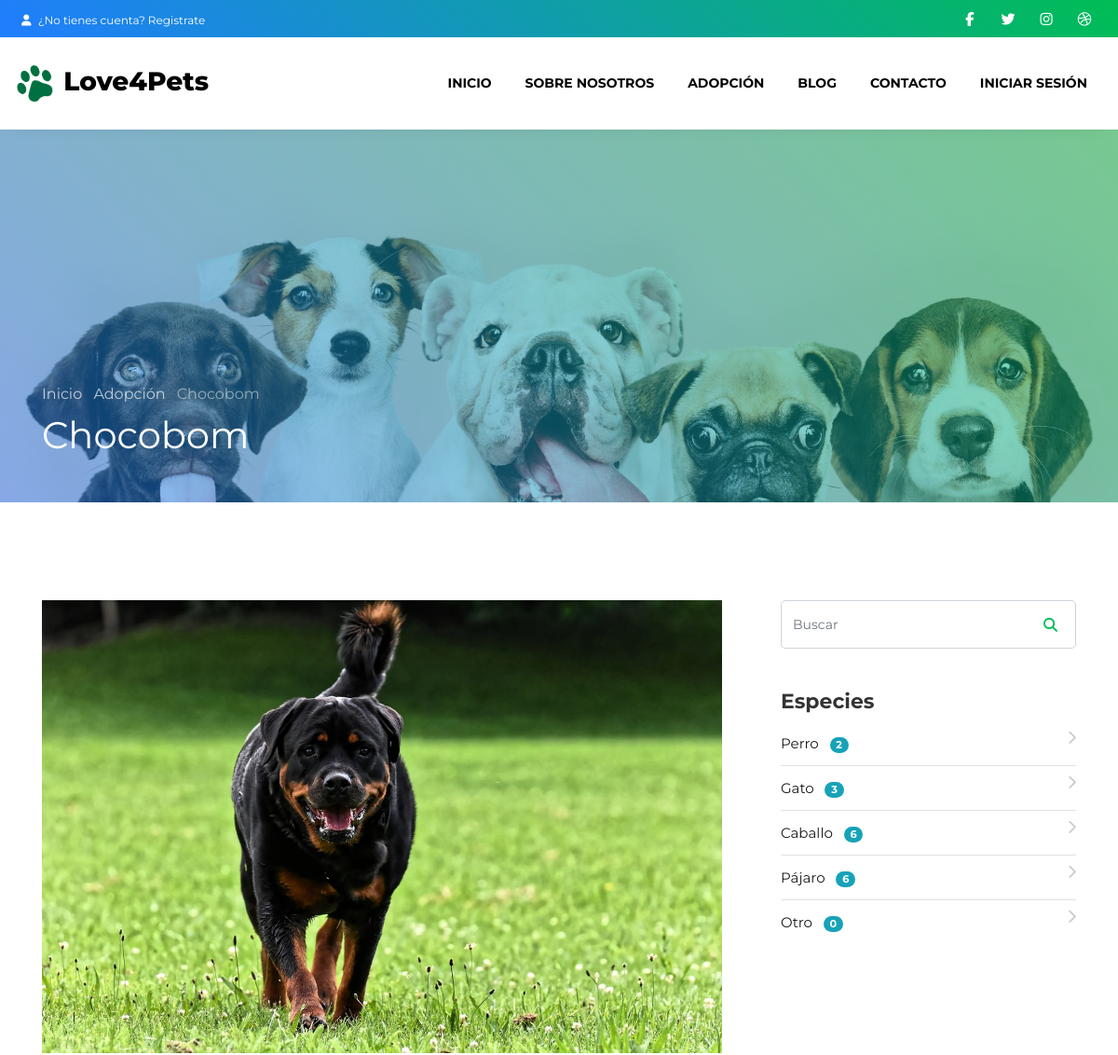
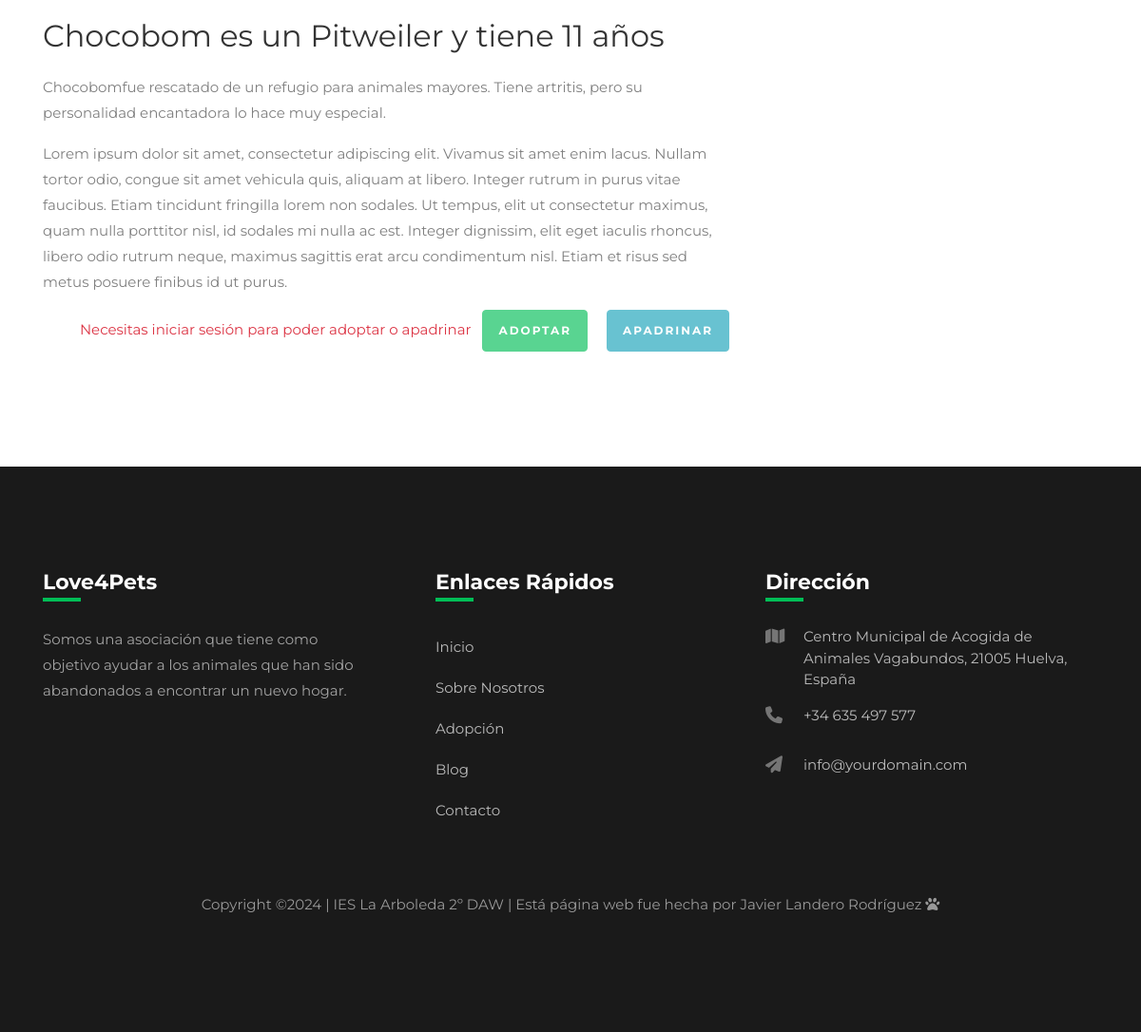
Screenshot of /index.php?route=adopted-single&animal_id=5 with the database file from the repository (2 pictures, top to bottom).
### tables this page shows
CREATE TABLE `animals` (
  `id` int(11) NOT NULL,
  `chip` varchar(15) NOT NULL,
  `name` varchar(100) NOT NULL,
  `race` varchar(20) NOT NULL,
  `description` text NOT NULL,
  `sex` varchar(10) NOT NULL,
  `age` int(3) NOT NULL,
  `image` varchar(200) NOT NULL,
  `specie_id` int(11) NOT NULL,
  `creation_date` datetime NOT NULL DEFAULT current_timestamp()
);

CREATE TABLE `species` (
  `id` int(11) NOT NULL,
  `name` varchar(100) NOT NULL,
  `image` varchar(200) DEFAULT NULL
);

### views/modulos/adopted-single.php (called while the page is built, shortened)
<?php
$route = "adopted-single";
$animal = new AnimalController();
$data = $animal->ctrOneWhere('animals', 'id', $_GET['animal_id']);
$adopted = $animal->ctrOneWhere('adopted', 'animal_id', $_GET['animal_id']);
$sponsored = $animal->ctrWhereSponsored('sponsored', 'animal_id', $_GET['animal_id']);
include("views/partials/adopted-single.view.php");
?>

### views/template.php (called while the page is built, shortened)
<?php
$modulo = '404';
if (isset($_GET['route'])){
    if ($_GET['route'] == 'inicio' ||
        $_GET['route'] == 'adopted' ||
        $_GET['route'] == 'adopted-single' ||
        $_GET['route'] == 'blog' ||
        $_GET['route'] == 'publication-single' ||
        $_GET['route'] == 'about-us' ||
        $_GET['route'] == 'contact' ||
        $_GET['route'] == 'login' ||
        $_GET['route'] == 'register' ||
        $_GET['route'] == 'remember-me' ||
        $_GET['route'] == 'remember-me-response' ||
        $_GET['route'] == 'gallery' ||
        $_GET['route'] == 'donation' ||
        $_GET['route'] == 'accepted' ||
        $_GET['route'] == '404' ){
        if (!isset($_SESSION['email']) && (!isset($_GET['email']) && $_GET['route'] == 'remember-me-response')) {
            if ($_GET['route'] == 'remember-me-response' && $_SERVER['REQUEST_METHOD'] == 'POST') {
                $modulo = $_GET['route'];
            } else {
                $modulo = 404;
            }
        } else {
            $modulo = $_GET['route'];
        }
    }
} else {
	$modulo = 'inicio';
}
include("views/modulos/".$modulo.".php");
?>

### controllers/template-controller.php (called while the page is built)
<?php
class TemplateController {
    public static function ctrlTemplate() {
        return include("views/template.php");
    }
}
?>

### index.php (called while the page is built, shortened)
<?php
include_once("models/connect-model.php");
include_once("controllers/route-controller.php");
include_once("controllers/template-controller.php");
include_once("models/animal-model.php");
include_once("controllers/animal-controller.php");
include_once("models/specie-model.php");
include_once("controllers/specie-controller.php");
include_once("models/publication-model.php");
include_once("controllers/publication-controller.php");
TemplateController::ctrlTemplate();
?>

### controllers/route-controller.php (called while the page is built)
<?php
class RouteController {
    public static function ctrlRoute() {
        return "http://localhost/2DAW/Protectora_de_animales/";
    }
}
?>

### models/connect-model.php (called while the page is built)
<?php
class Connect {
    public static function connected() {
        $server = "localhost";
        $bd = "bd_protectora_animales";
        $user = "root";
        $password = "";
        try{
            $connect = new PDO('mysql:host='.$server.';dbname='.$bd.';charset=utf8', $user, $password);
            return $connect;
        } catch (PDOException $e) {
            $e -> getMessage();
        }
    }
}
?>

### models/animal-model.php (called while the page is built, shortened)
<?php
class AnimalModel {
    public static function mdlOneWhere($table, $field, $value) {
        $sql = Connect::connected()->prepare("SELECT * FROM $table WHERE $field LIKE :condition ");
        $sql->execute(array(':condition'=> $value));
        $query = $sql->fetch();
        return $query;
    }
    public static function mdlWhereSponsored($table, $field, $value) {
        $query = " SELECT * FROM $table ";
        $query .= " WHERE status LIKE :condition ";
        if ($field != null && $value != null) {
            $query .= " AND $field LIKE :condition2 ";
        }
        $sql = Connect::connected()->prepare($query);
        $sql->execute(array(':condition' => 'Activo', ':condition2' => $value));
        $query = $sql->fetchAll();
        return $query;
    }
}
?>

### controllers/animal-controller.php (called while the page is built, shortened)
<?php
class AnimalController {
    public function ctrOneWhere($table, $field, $value) {
        return AnimalModel::mdlOneWhere($table, $field,  $value);
    }
    public function ctrWhereSponsored($table, $field, $value) {
        return AnimalModel::mdlWhereSponsored($table, $field,  $value);
    }
}
?>

### views/modulos/sidebar.php (called while the page is built, shortened)
<?php
$blog = new PublicationController();
$specie = new SpecieController();
$species = $specie->ctrAll("species");
$action_form = "";
switch ($_GET['route']) {
    case 'adopted-single':
        $action_form = "adopted";
        break;
}
include("views/partials/sidebar.view.php");
?>

### models/specie-model.php (called while the page is built, shortened)
<?php
class SpecieModel {
    public static function mdlAll($table) {
        $sql = Connect::connected()->prepare("SELECT * FROM $table ");
        $sql->execute();
        $query = $sql->fetchAll();
        return $query;
    }
}
?>

### controllers/specie-controller.php (called while the page is built, shortened)
<?php
class SpecieController {
    public function ctrAll($table) {
        return SpecieModel::mdlAll($table);
    }
}
?>

### models/publication-model.php (called while the page is built, shortened)
<?php
class PublicationModel {
    public static function mdlWhere($table, $field, $value) {
        $query = " SELECT * FROM $table ";
        if ($field != null && $value != null) {
            $query .= " WHERE $field LIKE :condition ";
        }
        $query .= " ORDER BY id DESC ";
        $sql = Connect::connected()->prepare($query);
        $sql->execute(array(':condition' => $value));
        $query = $sql->fetchAll();
        return $query;
    }
}
?>

### controllers/publication-controller.php (called while the page is built, shortened)
<?php
class PublicationController {
    public function ctrWhere($table, $field, $value) {
        return PublicationModel::mdlWhere($table, $field,  $value);
    }
}
?>

### views/partials/adopted-single.view.php (the view, shortened to what this page needs)
<section class="hero-wrap hero-wrap-2" style="background-image: url('<?= RouteController::ctrlRoute() ?>views/images/bg_2.jpg');" data-stellar-background-ratio="0.5">
    <div class="overlay"></div>
    <div class="container">
        <div class="row no-gutters slider-text align-items-end">
            <div class="col-md-9 ftco-animate pb-5">
                <p class="breadcrumbs mb-2"><span class="mr-2"><a href="inicio">Inicio </a></span> <span class="mr-2"><a href="adopted">Adopción </a></span> <span><?= $data['name'] ?> </span></p>
                <h1 class="mb-0 bread"><?= $data['name'] ?></h1>
            </div>
        </div>
    </div>
</section>
<section class="ftco-section ftco-degree-bg">
    <div class="container">
        <div class="row">
            <div class="col-lg-8 ftco-animate">
                <p>
                    <img src="<?= RouteController::ctrlRoute() ?>views/images/animals/<?= $data['image'] ?>" alt="" class="img-fluid" />
                </p>
                <h2 class="mb-3">
                    <?= $data['name'] ?>
                    es <?php echo $data['sex'] == "Macho" ? "un" : "una" ; ?>
                    <?= $data['race'] ?> y tiene <?= $data['age'] ?> años</h2>
                <p><?= $data['description'] ?></p>
                <p>
                    Lorem ipsum dolor sit amet, consectetur adipiscing elit. Vivamus sit amet enim lacus.
                    Nullam tortor odio, congue sit amet vehicula quis, aliquam at libero.
                    Integer rutrum in purus vitae faucibus. Etiam tincidunt fringilla lorem non sodales.
                    Ut tempus, elit ut consectetur maximus, quam nulla porttitor nisl, id sodales mi nulla ac est.
                    Integer dignissim, elit eget iaculis rhoncus, libero odio rutrum neque, maximus sagittis erat arcu condimentum nisl.
                    Etiam et risus sed metus posuere finibus id ut purus.
                </p>
                <p class="text-right">
                    <?php
                    if (!$adopted && !$sponsored) {
                        if (!isset($_SESSION['email'])) {
                    ?>
                            <span class="text-danger">Necesitas iniciar sesión para poder adoptar o apadrinar</span>
                            <a href="" class="btn btn-primary mx-2 disabled">Adoptar</a>
                            <a href="" class="btn btn-info mx-2 disabled">Apadrinar</a>
                    <?php
                        }
                    }
                    ?>
                </p>
            </div>
            <?php include("views/modulos/sidebar.php"); ?>
        </div>
    </div>
</section>

### views/partials/sidebar.view.php (shortened to what this page needs)
<div class="col-lg-4 sidebar pl-lg-5 ftco-animate d-lg-block d-sm-none">
    <div class="sidebar-box">
        <form class="search-form" id="formSearchSideBar" action="<?php echo $action_form; ?>" method="POST">
            <div class="form-group">
                <input type="text" class="form-control" name="filter_search_<?php echo $action_form; ?>" placeholder="Buscar" />
                <a href="javascript:void(0);" onclick="document.getElementById('formSearchSideBar').submit()"><span class="fa fa-search"></span></a>
            </div>
        </form>
    </div>
    <div class="sidebar-box ftco-animate">
        <div class="categories">
            <h3>Especies</h3>
            <?php
            if ($route == "blog" || $route == "publication-single") {
                foreach ($species as $data) {
                    $species = $blog->ctrWhere("publications_users", "specie_id", $data['id']);
                ?>
                    <li><a href="index.php?route=blog&filter_specie_blog=<?= $data['id'] ?>"><?= $data['name'] ?> &nbsp; <b class="badge badge-pill badge-info"><?= count($species) ?></b> <span class="fa fa-chevron-right"></span></a></li>
                <?php
                }
            } else {
                foreach ($species as $data) {
                    $species = $blog->ctrWhere("no_adopted_animals", "specie_id", $data['id']);
                ?>
                    <li><a href="index.php?route=adopted&filter_specie_adopted=<?= $data['id'] ?>"><?= $data['name'] ?> &nbsp; <b class="badge badge-pill badge-info"><?= count($species) ?></b> <span class="fa fa-chevron-right"></span></a></li>
                <?php
                }
            }
            ?>
        </div>
    </div>
</div>

### views/css/custom.css (style rules this page uses)
.disabled { cursor: not-allowed; pointer-events: none; }
.overlay { position: absolute; bottom: 0; background: rgb(0, 0, 0); background: rgba(0, 0, 0, 0.5); color: #f1f1f1; width: 100%; transition: .5s ease; opacity:0; color: white; font-size: 20px; padding: 20px; text-align: center; }

### rows the page displays
animals: name "Chocobom", image (picture), race "Pitweiler", age "11", description "Chocobomfue rescatado de un refugio para animales mayores. Tiene artritis, pero su personalidad encantadora lo hace muy especial."
species: name "Perro", count($species) "2"
species: name "Gato", count($species) "3"
species: name "Caballo", count($species) "6"
species: name "Pájaro", count($species) "6"
species: name "Otro", count($species) "0"
